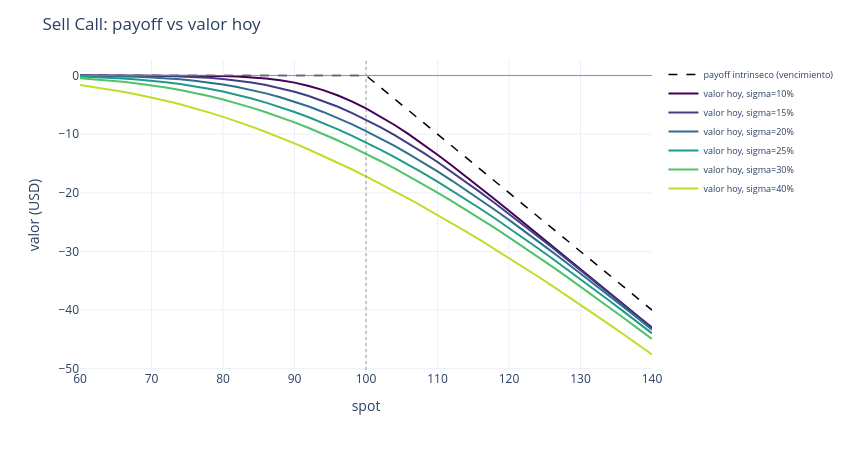
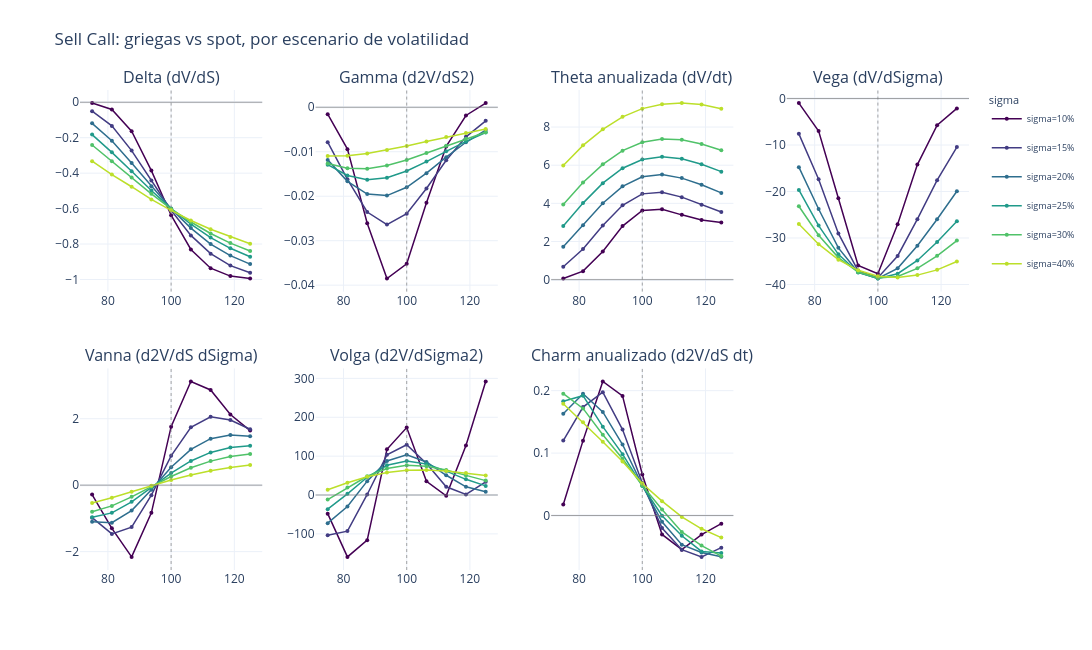

Notebook code cell kept with these figures, in order:
### Markdown cell above
### `sell_call` -- call vendida (C100, x-1)

Espejo exacto de `buy_call` con todos los signos invertidos: perdida potencialmente ilimitada,
delta negativa, gamma y vega negativas (el vendedor SUFRE si sube la vol), pero theta POSITIVA
(cobra por el paso del tiempo, la razon clasica de vender opciones "para generar income"). Vanna
y volga tambien con signo opuesto a `buy_call`.

### Code cell
grids_sell_call = analyze_strategy("sell_call", "Sell Call")

### Figure 1 — Plotly figure (JSON) as saved in the notebook; plotly's stock layout.template omitted (floating-point values rounded to 4 significant figures)
{"data": [{"hovertemplate": "spot=%{x:.1f}<br>payoff=%{y:.2f}<extra>vencimiento</extra>", "line": {"color": "black", "dash": "dash", "width": 1.5}, "mode": "lines", "name": "payoff intrinseco (vencimiento)", "type": "scatter", "x": [60.0, 62.0, 64.0, 66.0, 68.0, 70.0, 72.0, 74.0, 76.0, 78.0, 80.0, 82.0, 84.0, 86.0, 88.0, 90.0, 92.0, 94.0, 96.0, 98.0, 100.0, 102.0, 104.0, 106.0, 108.0, 110.0, 112.0, 114.0, 116.0, 118.0, 120.0, 122.0, 124.0, 126.0, 128.0, 130.0, 132.0, 134.0, 136.0, 138.0, 140.0], "y": [0.0, 0.0, 0.0, 0.0, 0.0, 0.0, 0.0, 0.0, 0.0, 0.0, 0.0, 0.0, 0.0, 0.0, 0.0, 0.0, 0.0, 0.0, 0.0, 0.0, 0.0, -2.0, -4.0, -6.0, -8.0, -10.0, -12.0, -14.0, -16.0, -18.0, -20.0, -22.0, -24.0, -26.0, -28.0, -30.0, -32.0, -34.0, -36.0, -38.0, -40.0]}, {"hovertemplate": "spot=%{x:.1f}<br>valor=%{y:.2f}<extra>sigma=10%</extra>", "line": {"color": "rgb(68, 1, 84)", "width": 2}, "mode": "lines", "name": "valor hoy, sigma=10%", "type": "scatter", "x": [60.0, 62.0, 64.0, 66.0, 68.0, 70.0, 72.0, 74.0, 76.0, 78.0, 80.0, 82.0, 84.0, 86.0, 88.0, 90.0, 92.0, 94.0, 96.0, 98.0, 100.0, 102.0, 104.0, 106.0, 108.0, 110.0, 112.0, 114.0, 116.0, 118.0, 120.0, 122.0, 124.0, 126.0, 128.0, 130.0, 132.0, 134.0, 136.0, 138.0, 140.0], "y": [-0.0, -0.0, -0.0, -0.0, -0.0, -0.0002621, -0.00159, -0.00589, -0.01517, -0.03629, -0.07931, -0.157, -0.2902, -0.4951, -0.7932, -1.214, -1.776, -2.492, -3.37, -4.413, -5.612, -6.96, -8.442, -10.04, -11.74, -13.51, -15.34, -17.23, -19.15, -21.09, -23.06, -25.03, -27.02, -29.01, -31.0, -33.0, -34.99, -36.99, -38.99, -40.99, -42.99]}, {"hovertemplate": "spot=%{x:.1f}<br>valor=%{y:.2f}<extra>sigma=15%</extra>", "line": {"color": "rgb(66, 60, 131)", "width": 2}, "mode": "lines", "name": "valor hoy, sigma=15%", "type": "scatter", "x": [60.0, 62.0, 64.0, 66.0, 68.0, 70.0, 72.0, 74.0, 76.0, 78.0, 80.0, 82.0, 84.0, 86.0, 88.0, 90.0, 92.0, 94.0, 96.0, 98.0, 100.0, 102.0, 104.0, 106.0, 108.0, 110.0, 112.0, 114.0, 116.0, 118.0, 120.0, 122.0, 124.0, 126.0, 128.0, 130.0, 132.0, 134.0, 136.0, 138.0, 140.0], "y": [-0.000538, -0.002047, -0.006302, -0.01361, -0.02722, -0.05204, -0.0942, -0.16, -0.2596, -0.4046, -0.6024, -0.8615, -1.195, -1.618, -2.139, -2.765, -3.496, -4.34, -5.294, -6.358, -7.529, -8.797, -10.16, -11.61, -13.15, -14.76, -16.43, -18.15, -19.92, -21.74, -23.58, -25.46, -27.36, -29.29, -31.22, -33.18, -35.14, -37.11, -39.09, -41.07, -43.06]}, {"hovertemplate": "spot=%{x:.1f}<br>valor=%{y:.2f}<extra>sigma=20%</extra>", "line": {"color": "rgb(46, 110, 142)", "width": 2}, "mode": "lines", "name": "valor hoy, sigma=20%", "type": "scatter", "x": [60.0, 62.0, 64.0, 66.0, 68.0, 70.0, 72.0, 74.0, 76.0, 78.0, 80.0, 82.0, 84.0, 86.0, 88.0, 90.0, 92.0, 94.0, 96.0, 98.0, 100.0, 102.0, 104.0, 106.0, 108.0, 110.0, 112.0, 114.0, 116.0, 118.0, 120.0, 122.0, 124.0, 126.0, 128.0, 130.0, 132.0, 134.0, 136.0, 138.0, 140.0], "y": [-0.0301, -0.05276, -0.08863, -0.1429, -0.2193, -0.3261, -0.4717, -0.6602, -0.8976, -1.188, -1.541, -1.966, -2.466, -3.048, -3.713, -4.462, -5.295, -6.215, -7.216, -8.301, -9.466, -10.71, -12.02, -13.4, -14.84, -16.35, -17.91, -19.52, -21.18, -22.89, -24.62, -26.4, -28.2, -30.02, -31.87, -33.75, -35.64, -37.54, -39.47, -41.4, -43.34]}, {"hovertemplate": "spot=%{x:.1f}<br>valor=%{y:.2f}<extra>sigma=25%</extra>", "line": {"color": "rgb(32, 154, 138)", "width": 2}, "mode": "lines", "name": "valor hoy, sigma=25%", "type": "scatter", "x": [60.0, 62.0, 64.0, 66.0, 68.0, 70.0, 72.0, 74.0, 76.0, 78.0, 80.0, 82.0, 84.0, 86.0, 88.0, 90.0, 92.0, 94.0, 96.0, 98.0, 100.0, 102.0, 104.0, 106.0, 108.0, 110.0, 112.0, 114.0, 116.0, 118.0, 120.0, 122.0, 124.0, 126.0, 128.0, 130.0, 132.0, 134.0, 136.0, 138.0, 140.0], "y": [-0.1704, -0.25, -0.3558, -0.4954, -0.6727, -0.8906, -1.154, -1.463, -1.828, -2.253, -2.742, -3.298, -3.923, -4.619, -5.383, -6.216, -7.12, -8.094, -9.133, -10.24, -11.41, -12.64, -13.93, -15.27, -16.66, -18.11, -19.6, -21.14, -22.72, -24.34, -26.0, -27.69, -29.41, -31.16, -32.93, -34.72, -36.54, -38.37, -40.22, -42.09, -43.97]}, {"hovertemplate": "spot=%{x:.1f}<br>valor=%{y:.2f}<extra>sigma=30%</extra>", "line": {"color": "rgb(80, 194, 105)", "width": 2}, "mode": "lines", "name": "valor hoy, sigma=30%", "type": "scatter", "x": [60.0, 62.0, 64.0, 66.0, 68.0, 70.0, 72.0, 74.0, 76.0, 78.0, 80.0, 82.0, 84.0, 86.0, 88.0, 90.0, 92.0, 94.0, 96.0, 98.0, 100.0, 102.0, 104.0, 106.0, 108.0, 110.0, 112.0, 114.0, 116.0, 118.0, 120.0, 122.0, 124.0, 126.0, 128.0, 130.0, 132.0, 134.0, 136.0, 138.0, 140.0], "y": [-0.4811, -0.6441, -0.8438, -1.082, -1.362, -1.685, -2.057, -2.48, -2.962, -3.5, -4.099, -4.758, -5.479, -6.259, -7.098, -7.995, -8.954, -9.971, -11.04, -12.16, -13.34, -14.57, -15.85, -17.18, -18.55, -19.96, -21.41, -22.9, -24.43, -25.99, -27.59, -29.21, -30.87, -32.55, -34.26, -35.99, -37.74, -39.52, -41.31, -43.11, -44.94]}, {"hovertemplate": "spot=%{x:.1f}<br>valor=%{y:.2f}<extra>sigma=40%</extra>", "line": {"color": "rgb(188, 223, 42)", "width": 2}, "mode": "lines", "name": "valor hoy, sigma=40%", "type": "scatter", "x": [60.0, 62.0, 64.0, 66.0, 68.0, 70.0, 72.0, 74.0, 76.0, 78.0, 80.0, 82.0, 84.0, 86.0, 88.0, 90.0, 92.0, 94.0, 96.0, 98.0, 100.0, 102.0, 104.0, 106.0, 108.0, 110.0, 112.0, 114.0, 116.0, 118.0, 120.0, 122.0, 124.0, 126.0, 128.0, 130.0, 132.0, 134.0, 136.0, 138.0, 140.0], "y": [-1.626, -1.964, -2.34, -2.761, -3.227, -3.741, -4.306, -4.918, -5.581, -6.294, -7.056, -7.867, -8.725, -9.63, -10.58, -11.57, -12.62, -13.7, -14.83, -15.99, -17.19, -18.43, -19.72, -21.03, -22.38, -23.76, -25.17, -26.61, -28.08, -29.58, -31.1, -32.65, -34.23, -35.83, -37.45, -39.09, -40.75, -42.43, -44.12, -45.84, -47.57]}], "layout": {"height": 450, "legend": {"font": {"size": 9}}, "margin": {"r": 20, "t": 60}, "shapes": [{"line": {"color": "gray", "width": 0.8}, "type": "line", "x0": 0, "x1": 1, "xref": "x domain", "y0": 0.0, "y1": 0.0, "yref": "y"}, {"line": {"color": "gray", "dash": "dot", "width": 0.8}, "type": "line", "x0": 100.0, "x1": 100.0, "xref": "x", "y0": 0, "y1": 1, "yref": "y domain"}], "title": {"text": "Sell Call: payoff vs valor hoy"}, "width": 850, "xaxis": {"title": {"text": "spot"}}, "yaxis": {"title": {"text": "valor (USD)"}}}}

### Figure 2 — Plotly figure (JSON) as saved in the notebook; plotly's stock layout.template omitted (floating-point values rounded to 4 significant figures)
{"data": [{"hovertemplate": "spot=%{x:.1f}<br>valor=%{y:.4f}<extra>sigma=10%</extra>", "legendgroup": "vol0", "line": {"color": "rgb(68, 1, 84)", "width": 1.5}, "marker": {"size": 4}, "mode": "lines+markers", "name": "sigma=10%", "showlegend": true, "type": "scatter", "x": [75.0, 81.25, 87.5, 93.75, 100.0, 106.2, 112.5, 118.8, 125.0], "xaxis": "x", "y": [-0.004603, -0.04085, -0.163, -0.3856, -0.6376, -0.8308, -0.9363, -0.981, -0.9947], "yaxis": "y"}, {"hovertemplate": "spot=%{x:.1f}<br>valor=%{y:.4f}<extra>sigma=15%</extra>", "legendgroup": "vol1", "line": {"color": "rgb(66, 60, 131)", "width": 1.5}, "marker": {"size": 4}, "mode": "lines+markers", "name": "sigma=15%", "showlegend": true, "type": "scatter", "x": [75.0, 81.25, 87.5, 93.75, 100.0, 106.2, 112.5, 118.8, 125.0], "xaxis": "x", "y": [-0.05013, -0.1334, -0.2729, -0.441, -0.6095, -0.7515, -0.8543, -0.9217, -0.9624], "yaxis": "y"}, {"hovertemplate": "spot=%{x:.1f}<br>valor=%{y:.4f}<extra>sigma=20%</extra>", "legendgroup": "vol2", "line": {"color": "rgb(46, 110, 142)", "width": 1.5}, "marker": {"size": 4}, "mode": "lines+markers", "name": "sigma=20%", "showlegend": true, "type": "scatter", "x": [75.0, 81.25, 87.5, 93.75, 100.0, 106.2, 112.5, 118.8, 125.0], "xaxis": "x", "y": [-0.1189, -0.2175, -0.3425, -0.4745, -0.6015, -0.7102, -0.8001, -0.8652, -0.9133], "yaxis": "y"}, {"hovertemplate": "spot=%{x:.1f}<br>valor=%{y:.4f}<extra>sigma=25%</extra>", "legendgroup": "vol3", "line": {"color": "rgb(32, 154, 138)", "width": 1.5}, "marker": {"size": 4}, "mode": "lines+markers", "name": "sigma=25%", "showlegend": true, "type": "scatter", "x": [75.0, 81.25, 87.5, 93.75, 100.0, 106.2, 112.5, 118.8, 125.0], "xaxis": "x", "y": [-0.1823, -0.2826, -0.3894, -0.4977, -0.5999, -0.6883, -0.7636, -0.8242, -0.8716], "yaxis": "y"}, {"hovertemplate": "spot=%{x:.1f}<br>valor=%{y:.4f}<extra>sigma=30%</extra>", "legendgroup": "vol4", "line": {"color": "rgb(80, 194, 105)", "width": 1.5}, "marker": {"size": 4}, "mode": "lines+markers", "name": "sigma=30%", "showlegend": true, "type": "scatter", "x": [75.0, 81.25, 87.5, 93.75, 100.0, 106.2, 112.5, 118.8, 125.0], "xaxis": "x", "y": [-0.2411, -0.3334, -0.4248, -0.5168, -0.6021, -0.6756, -0.7405, -0.7949, -0.8397], "yaxis": "y"}, {"hovertemplate": "spot=%{x:.1f}<br>valor=%{y:.4f}<extra>sigma=40%</extra>", "legendgroup": "vol5", "line": {"color": "rgb(188, 223, 42)", "width": 1.5}, "marker": {"size": 4}, "mode": "lines+markers", "name": "sigma=40%", "showlegend": true, "type": "scatter", "x": [75.0, 81.25, 87.5, 93.75, 100.0, 106.2, 112.5, 118.8, 125.0], "xaxis": "x", "y": [-0.3325, -0.4083, -0.4767, -0.5487, -0.6097, -0.6672, -0.7168, -0.7598, -0.7987], "yaxis": "y"}, {"hovertemplate": "spot=%{x:.1f}<br>valor=%{y:.4f}<extra>sigma=10%</extra>", "legendgroup": "vol0", "line": {"color": "rgb(68, 1, 84)", "width": 1.5}, "marker": {"size": 4}, "mode": "lines+markers", "name": "sigma=10%", "showlegend": false, "type": "scatter", "x": [75.0, 81.25, 87.5, 93.75, 100.0, 106.2, 112.5, 118.8, 125.0], "xaxis": "x2", "y": [-0.00156, -0.009418, -0.02606, -0.03851, -0.03519, -0.02147, -0.008796, -0.001846, 0.000941], "yaxis": "y2"}, {"hovertemplate": "spot=%{x:.1f}<br>valor=%{y:.4f}<extra>sigma=15%</extra>", "legendgroup": "vol1", "line": {"color": "rgb(66, 60, 131)", "width": 1.5}, "marker": {"size": 4}, "mode": "lines+markers", "name": "sigma=15%", "showlegend": false, "type": "scatter", "x": [75.0, 81.25, 87.5, 93.75, 100.0, 106.2, 112.5, 118.8, 125.0], "xaxis": "x2", "y": [-0.00785, -0.01619, -0.02355, -0.02638, -0.02394, -0.01825, -0.0119, -0.006643, -0.003048], "yaxis": "y2"}, {"hovertemplate": "spot=%{x:.1f}<br>valor=%{y:.4f}<extra>sigma=20%</extra>", "legendgroup": "vol2", "line": {"color": "rgb(46, 110, 142)", "width": 1.5}, "marker": {"size": 4}, "mode": "lines+markers", "name": "sigma=20%", "showlegend": false, "type": "scatter", "x": [75.0, 81.25, 87.5, 93.75, 100.0, 106.2, 112.5, 118.8, 125.0], "xaxis": "x2", "y": [-0.01183, -0.01666, -0.01952, -0.01986, -0.01799, -0.01481, -0.01122, -0.007871, -0.005116], "yaxis": "y2"}, {"hovertemplate": "spot=%{x:.1f}<br>valor=%{y:.4f}<extra>sigma=25%</extra>", "legendgroup": "vol3", "line": {"color": "rgb(32, 154, 138)", "width": 1.5}, "marker": {"size": 4}, "mode": "lines+markers", "name": "sigma=25%", "showlegend": false, "type": "scatter", "x": [75.0, 81.25, 87.5, 93.75, 100.0, 106.2, 112.5, 118.8, 125.0], "xaxis": "x2", "y": [-0.0129, -0.01533, -0.01627, -0.01583, -0.01433, -0.01222, -0.009903, -0.00767, -0.005693], "yaxis": "y2"}, {"hovertemplate": "spot=%{x:.1f}<br>valor=%{y:.4f}<extra>sigma=30%</extra>", "legendgroup": "vol4", "line": {"color": "rgb(80, 194, 105)", "width": 1.5}, "marker": {"size": 4}, "mode": "lines+markers", "name": "sigma=30%", "showlegend": false, "type": "scatter", "x": [75.0, 81.25, 87.5, 93.75, 100.0, 106.2, 112.5, 118.8, 125.0], "xaxis": "x2", "y": [-0.01264, -0.01371, -0.0138, -0.0131, -0.01186, -0.0103, -0.008657, -0.007064, -0.005611], "yaxis": "y2"}, {"hovertemplate": "spot=%{x:.1f}<br>valor=%{y:.4f}<extra>sigma=40%</extra>", "legendgroup": "vol5", "line": {"color": "rgb(188, 223, 42)", "width": 1.5}, "marker": {"size": 4}, "mode": "lines+markers", "name": "sigma=40%", "showlegend": false, "type": "scatter", "x": [75.0, 81.25, 87.5, 93.75, 100.0, 106.2, 112.5, 118.8, 125.0], "xaxis": "x2", "y": [-0.01099, -0.01088, -0.01039, -0.009628, -0.008704, -0.007708, -0.006712, -0.005762, -0.004884], "yaxis": "y2"}, {"hovertemplate": "spot=%{x:.1f}<br>valor=%{y:.4f}<extra>sigma=10%</extra>", "legendgroup": "vol0", "line": {"color": "rgb(68, 1, 84)", "width": 1.5}, "marker": {"size": 4}, "mode": "lines+markers", "name": "sigma=10%", "showlegend": false, "type": "scatter", "x": [75.0, 81.25, 87.5, 93.75, 100.0, 106.2, 112.5, 118.8, 125.0], "xaxis": "x3", "y": [0.05853, 0.4449, 1.478, 2.809, 3.631, 3.694, 3.397, 3.127, 2.996], "yaxis": "y3"}, {"hovertemplate": "spot=%{x:.1f}<br>valor=%{y:.4f}<extra>sigma=15%</extra>", "legendgroup": "vol1", "line": {"color": "rgb(66, 60, 131)", "width": 1.5}, "marker": {"size": 4}, "mode": "lines+markers", "name": "sigma=15%", "showlegend": false, "type": "scatter", "x": [75.0, 81.25, 87.5, 93.75, 100.0, 106.2, 112.5, 118.8, 125.0], "xaxis": "x3", "y": [0.6741, 1.604, 2.834, 3.895, 4.497, 4.584, 4.326, 3.928, 3.544], "yaxis": "y3"}, {"hovertemplate": "spot=%{x:.1f}<br>valor=%{y:.4f}<extra>sigma=20%</extra>", "legendgroup": "vol2", "line": {"color": "rgb(46, 110, 142)", "width": 1.5}, "marker": {"size": 4}, "mode": "lines+markers", "name": "sigma=20%", "showlegend": false, "type": "scatter", "x": [75.0, 81.25, 87.5, 93.75, 100.0, 106.2, 112.5, 118.8, 125.0], "xaxis": "x3", "y": [1.719, 2.853, 4.005, 4.891, 5.396, 5.513, 5.322, 4.974, 4.547], "yaxis": "y3"}, {"hovertemplate": "spot=%{x:.1f}<br>valor=%{y:.4f}<extra>sigma=25%</extra>", "legendgroup": "vol3", "line": {"color": "rgb(32, 154, 138)", "width": 1.5}, "marker": {"size": 4}, "mode": "lines+markers", "name": "sigma=25%", "showlegend": false, "type": "scatter", "x": [75.0, 81.25, 87.5, 93.75, 100.0, 106.2, 112.5, 118.8, 125.0], "xaxis": "x3", "y": [2.818, 4.013, 5.059, 5.841, 6.3, 6.447, 6.335, 6.049, 5.662], "yaxis": "y3"}, {"hovertemplate": "spot=%{x:.1f}<br>valor=%{y:.4f}<extra>sigma=30%</extra>", "legendgroup": "vol4", "line": {"color": "rgb(80, 194, 105)", "width": 1.5}, "marker": {"size": 4}, "mode": "lines+markers", "name": "sigma=30%", "showlegend": false, "type": "scatter", "x": [75.0, 81.25, 87.5, 93.75, 100.0, 106.2, 112.5, 118.8, 125.0], "xaxis": "x3", "y": [3.936, 5.089, 6.044, 6.763, 7.199, 7.379, 7.331, 7.115, 6.787], "yaxis": "y3"}, {"hovertemplate": "spot=%{x:.1f}<br>valor=%{y:.4f}<extra>sigma=40%</extra>", "legendgroup": "vol5", "line": {"color": "rgb(188, 223, 42)", "width": 1.5}, "marker": {"size": 4}, "mode": "lines+markers", "name": "sigma=40%", "showlegend": false, "type": "scatter", "x": [75.0, 81.25, 87.5, 93.75, 100.0, 106.2, 112.5, 118.8, 125.0], "xaxis": "x3", "y": [5.986, 7.04, 7.879, 8.534, 8.965, 9.196, 9.257, 9.18, 8.962], "yaxis": "y3"}, {"hovertemplate": "spot=%{x:.1f}<br>valor=%{y:.4f}<extra>sigma=10%</extra>", "legendgroup": "vol0", "line": {"color": "rgb(68, 1, 84)", "width": 1.5}, "marker": {"size": 4}, "mode": "lines+markers", "name": "sigma=10%", "showlegend": false, "type": "scatter", "x": [75.0, 81.25, 87.5, 93.75, 100.0, 106.2, 112.5, 118.8, 125.0], "xaxis": "x4", "y": [-0.9787, -6.987, -21.44, -35.93, -37.7, -27.04, -14.21, -5.724, -2.129], "yaxis": "y4"}, {"hovertemplate": "spot=%{x:.1f}<br>valor=%{y:.4f}<extra>sigma=15%</extra>", "legendgroup": "vol1", "line": {"color": "rgb(66, 60, 131)", "width": 1.5}, "marker": {"size": 4}, "mode": "lines+markers", "name": "sigma=15%", "showlegend": false, "type": "scatter", "x": [75.0, 81.25, 87.5, 93.75, 100.0, 106.2, 112.5, 118.8, 125.0], "xaxis": "x4", "y": [-7.603, -17.37, -29.03, -37.06, -38.55, -33.87, -25.94, -17.56, -10.45], "yaxis": "y4"}, {"hovertemplate": "spot=%{x:.1f}<br>valor=%{y:.4f}<extra>sigma=20%</extra>", "legendgroup": "vol2", "line": {"color": "rgb(46, 110, 142)", "width": 1.5}, "marker": {"size": 4}, "mode": "lines+markers", "name": "sigma=20%", "showlegend": false, "type": "scatter", "x": [75.0, 81.25, 87.5, 93.75, 100.0, 106.2, 112.5, 118.8, 125.0], "xaxis": "x4", "y": [-14.76, -23.76, -32.12, -37.37, -38.72, -36.53, -31.68, -25.96, -19.94], "yaxis": "y4"}, {"hovertemplate": "spot=%{x:.1f}<br>valor=%{y:.4f}<extra>sigma=25%</extra>", "legendgroup": "vol3", "line": {"color": "rgb(32, 154, 138)", "width": 1.5}, "marker": {"size": 4}, "mode": "lines+markers", "name": "sigma=25%", "showlegend": false, "type": "scatter", "x": [75.0, 81.25, 87.5, 93.75, 100.0, 106.2, 112.5, 118.8, 125.0], "xaxis": "x4", "y": [-19.66, -27.33, -33.52, -37.41, -38.71, -37.69, -34.83, -30.86, -26.4], "yaxis": "y4"}, {"hovertemplate": "spot=%{x:.1f}<br>valor=%{y:.4f}<extra>sigma=30%</extra>", "legendgroup": "vol4", "line": {"color": "rgb(80, 194, 105)", "width": 1.5}, "marker": {"size": 4}, "mode": "lines+markers", "name": "sigma=30%", "showlegend": false, "type": "scatter", "x": [75.0, 81.25, 87.5, 93.75, 100.0, 106.2, 112.5, 118.8, 125.0], "xaxis": "x4", "y": [-23.17, -29.4, -34.22, -37.33, -38.58, -38.27, -36.53, -33.85, -30.57], "yaxis": "y4"}, {"hovertemplate": "spot=%{x:.1f}<br>valor=%{y:.4f}<extra>sigma=40%</extra>", "legendgroup": "vol5", "line": {"color": "rgb(188, 223, 42)", "width": 1.5}, "marker": {"size": 4}, "mode": "lines+markers", "name": "sigma=40%", "showlegend": false, "type": "scatter", "x": [75.0, 81.25, 87.5, 93.75, 100.0, 106.2, 112.5, 118.8, 125.0], "xaxis": "x4", "y": [-26.98, -31.34, -34.67, -36.96, -38.23, -38.49, -37.98, -36.85, -35.06], "yaxis": "y4"}, {"hovertemplate": "spot=%{x:.1f}<br>valor=%{y:.4f}<extra>sigma=10%</extra>", "legendgroup": "vol0", "line": {"color": "rgb(68, 1, 84)", "width": 1.5}, "marker": {"size": 4}, "mode": "lines+markers", "name": "sigma=10%", "showlegend": false, "type": "scatter", "x": [75.0, 81.25, 87.5, 93.75, 100.0, 106.2, 112.5, 118.8, 125.0], "xaxis": "x5", "y": [-0.2843, -1.299, -2.159, -0.8326, 1.761, 3.12, 2.865, 2.125, 1.643], "yaxis": "y5"}, {"hovertemplate": "spot=%{x:.1f}<br>valor=%{y:.4f}<extra>sigma=15%</extra>", "legendgroup": "vol1", "line": {"color": "rgb(66, 60, 131)", "width": 1.5}, "marker": {"size": 4}, "mode": "lines+markers", "name": "sigma=15%", "showlegend": false, "type": "scatter", "x": [75.0, 81.25, 87.5, 93.75, 100.0, 106.2, 112.5, 118.8, 125.0], "xaxis": "x5", "y": [-0.977, -1.466, -1.262, -0.3023, 0.8834, 1.74, 2.057, 1.962, 1.683], "yaxis": "y5"}, {"hovertemplate": "spot=%{x:.1f}<br>valor=%{y:.4f}<extra>sigma=20%</extra>", "legendgroup": "vol2", "line": {"color": "rgb(46, 110, 142)", "width": 1.5}, "marker": {"size": 4}, "mode": "lines+markers", "name": "sigma=20%", "showlegend": false, "type": "scatter", "x": [75.0, 81.25, 87.5, 93.75, 100.0, 106.2, 112.5, 118.8, 125.0], "xaxis": "x5", "y": [-1.099, -1.131, -0.7645, -0.1365, 0.5379, 1.078, 1.4, 1.511, 1.473], "yaxis": "y5"}, {"hovertemplate": "spot=%{x:.1f}<br>valor=%{y:.4f}<extra>sigma=25%</extra>", "legendgroup": "vol3", "line": {"color": "rgb(32, 154, 138)", "width": 1.5}, "marker": {"size": 4}, "mode": "lines+markers", "name": "sigma=25%", "showlegend": false, "type": "scatter", "x": [75.0, 81.25, 87.5, 93.75, 100.0, 106.2, 112.5, 118.8, 125.0], "xaxis": "x5", "y": [-0.9662, -0.8336, -0.5017, -0.07096, 0.3635, 0.728, 0.9858, 1.132, 1.185], "yaxis": "y5"}, {"hovertemplate": "spot=%{x:.1f}<br>valor=%{y:.4f}<extra>sigma=30%</extra>", "legendgroup": "vol4", "line": {"color": "rgb(80, 194, 105)", "width": 1.5}, "marker": {"size": 4}, "mode": "lines+markers", "name": "sigma=30%", "showlegend": false, "type": "scatter", "x": [75.0, 81.25, 87.5, 93.75, 100.0, 106.2, 112.5, 118.8, 125.0], "xaxis": "x5", "y": [-0.7976, -0.6241, -0.3523, -0.0412, 0.2621, 0.5229, 0.7237, 0.8604, 0.9386], "yaxis": "y5"}, {"hovertemplate": "spot=%{x:.1f}<br>valor=%{y:.4f}<extra>sigma=40%</extra>", "legendgroup": "vol5", "line": {"color": "rgb(188, 223, 42)", "width": 1.5}, "marker": {"size": 4}, "mode": "lines+markers", "name": "sigma=40%", "showlegend": false, "type": "scatter", "x": [75.0, 81.25, 87.5, 93.75, 100.0, 106.2, 112.5, 118.8, 125.0], "xaxis": "x5", "y": [-0.5337, -0.3795, -0.2006, -0.01793, 0.1544, 0.3061, 0.4324, 0.5321, 0.6061], "yaxis": "y5"}, {"hovertemplate": "spot=%{x:.1f}<br>valor=%{y:.4f}<extra>sigma=10%</extra>", "legendgroup": "vol0", "line": {"color": "rgb(68, 1, 84)", "width": 1.5}, "marker": {"size": 4}, "mode": "lines+markers", "name": "sigma=10%", "showlegend": false, "type": "scatter", "x": [75.0, 81.25, 87.5, 93.75, 100.0, 106.2, 112.5, 118.8, 125.0], "xaxis": "x6", "y": [-47.94, -159.2, -116.0, 117.6, 173.5, 35.27, -1.898, 127.6, 292.0], "yaxis": "y6"}, {"hovertemplate": "spot=%{x:.1f}<br>valor=%{y:.4f}<extra>sigma=15%</extra>", "legendgroup": "vol1", "line": {"color": "rgb(66, 60, 131)", "width": 1.5}, "marker": {"size": 4}, "mode": "lines+markers", "name": "sigma=15%", "showlegend": false, "type": "scatter", "x": [75.0, 81.25, 87.5, 93.75, 100.0, 106.2, 112.5, 118.8, 125.0], "xaxis": "x6", "y": [-103.6, -92.87, 1.409, 103.4, 129.3, 81.31, 21.22, 1.429, 33.85], "yaxis": "y6"}, {"hovertemplate": "spot=%{x:.1f}<br>valor=%{y:.4f}<extra>sigma=20%</extra>", "legendgroup": "vol2", "line": {"color": "rgb(46, 110, 142)", "width": 1.5}, "marker": {"size": 4}, "mode": "lines+markers", "name": "sigma=20%", "showlegend": false, "type": "scatter", "x": [75.0, 81.25, 87.5, 93.75, 100.0, 106.2, 112.5, 118.8, 125.0], "xaxis": "x6", "y": [-72.42, -29.6, 35.7, 87.7, 103.4, 85.02, 50.81, 21.09, 8.624], "yaxis": "y6"}, {"hovertemplate": "spot=%{x:.1f}<br>valor=%{y:.4f}<extra>sigma=25%</extra>", "legendgroup": "vol3", "line": {"color": "rgb(32, 154, 138)", "width": 1.5}, "marker": {"size": 4}, "mode": "lines+markers", "name": "sigma=25%", "showlegend": false, "type": "scatter", "x": [75.0, 81.25, 87.5, 93.75, 100.0, 106.2, 112.5, 118.8, 125.0], "xaxis": "x6", "y": [-36.39, 3.106, 45.68, 76.33, 87.32, 80.0, 61.55, 40.37, 23.46], "yaxis": "y6"}, {"hovertemplate": "spot=%{x:.1f}<br>valor=%{y:.4f}<extra>sigma=30%</extra>", "legendgroup": "vol4", "line": {"color": "rgb(80, 194, 105)", "width": 1.5}, "marker": {"size": 4}, "mode": "lines+markers", "name": "sigma=30%", "showlegend": false, "type": "scatter", "x": [75.0, 81.25, 87.5, 93.75, 100.0, 106.2, 112.5, 118.8, 125.0], "xaxis": "x6", "y": [-11.74, 19.26, 48.11, 68.21, 76.61, 74.07, 64.07, 50.48, 37.0], "yaxis": "y6"}, {"hovertemplate": "spot=%{x:.1f}<br>valor=%{y:.4f}<extra>sigma=40%</extra>", "legendgroup": "vol5", "line": {"color": "rgb(188, 223, 42)", "width": 1.5}, "marker": {"size": 4}, "mode": "lines+markers", "name": "sigma=40%", "showlegend": false, "type": "scatter", "x": [75.0, 81.25, 87.5, 93.75, 100.0, 106.2, 112.5, 118.8, 125.0], "xaxis": "x6", "y": [13.41, 31.73, 47.11, 57.92, 63.65, 64.63, 61.94, 56.79, 50.35], "yaxis": "y6"}, {"hovertemplate": "spot=%{x:.1f}<br>valor=%{y:.4f}<extra>sigma=10%</extra>", "legendgroup": "vol0", "line": {"color": "rgb(68, 1, 84)", "width": 1.5}, "marker": {"size": 4}, "mode": "lines+markers", "name": "sigma=10%", "showlegend": false, "type": "scatter", "x": [75.0, 81.25, 87.5, 93.75, 100.0, 106.2, 112.5, 118.8, 125.0], "xaxis": "x7", "y": [0.01751, 0.1199, 0.2147, 0.1916, 0.06577, -0.03034, -0.05469, -0.0305, -0.01305], "yaxis": "y7"}, {"hovertemplate": "spot=%{x:.1f}<br>valor=%{y:.4f}<extra>sigma=15%</extra>", "legendgroup": "vol1", "line": {"color": "rgb(66, 60, 131)", "width": 1.5}, "marker": {"size": 4}, "mode": "lines+markers", "name": "sigma=15%", "showlegend": false, "type": "scatter", "x": [75.0, 81.25, 87.5, 93.75, 100.0, 106.2, 112.5, 118.8, 125.0], "xaxis": "x7", "y": [0.12, 0.1737, 0.1975, 0.1377, 0.05194, -0.02009, -0.05477, -0.06636, -0.05155], "yaxis": "y7"}, {"hovertemplate": "spot=%{x:.1f}<br>valor=%{y:.4f}<extra>sigma=20%</extra>", "legendgroup": "vol2", "line": {"color": "rgb(46, 110, 142)", "width": 1.5}, "marker": {"size": 4}, "mode": "lines+markers", "name": "sigma=20%", "showlegend": false, "type": "scatter", "x": [75.0, 81.25, 87.5, 93.75, 100.0, 106.2, 112.5, 118.8, 125.0], "xaxis": "x7", "y": [0.1632, 0.195, 0.1658, 0.1137, 0.04823, -0.01006, -0.0467, -0.05936, -0.06613], "yaxis": "y7"}, {"hovertemplate": "spot=%{x:.1f}<br>valor=%{y:.4f}<extra>sigma=25%</extra>", "legendgroup": "vol3", "line": {"color": "rgb(32, 154, 138)", "width": 1.5}, "marker": {"size": 4}, "mode": "lines+markers", "name": "sigma=25%", "showlegend": false, "type": "scatter", "x": [75.0, 81.25, 87.5, 93.75, 100.0, 106.2, 112.5, 118.8, 125.0], "xaxis": "x7", "y": [0.1832, 0.192, 0.1423, 0.09823, 0.04743, -0.0002846, -0.03243, -0.05757, -0.06013], "yaxis": "y7"}, {"hovertemplate": "spot=%{x:.1f}<br>valor=%{y:.4f}<extra>sigma=30%</extra>", "legendgroup": "vol4", "line": {"color": "rgb(80, 194, 105)", "width": 1.5}, "marker": {"size": 4}, "mode": "lines+markers", "name": "sigma=30%", "showlegend": false, "type": "scatter", "x": [75.0, 81.25, 87.5, 93.75, 100.0, 106.2, 112.5, 118.8, 125.0], "xaxis": "x7", "y": [0.1952, 0.1715, 0.1294, 0.09102, 0.04812, 0.009442, -0.02636, -0.04826, -0.065], "yaxis": "y7"}, {"hovertemplate": "spot=%{x:.1f}<br>valor=%{y:.4f}<extra>sigma=40%</extra>", "legendgroup": "vol5", "line": {"color": "rgb(188, 223, 42)", "width": 1.5}, "marker": {"size": 4}, "mode": "lines+markers", "name": "sigma=40%", "showlegend": false, "type": "scatter", "x": [75.0, 81.25, 87.5, 93.75, 100.0, 106.2, 112.5, 118.8, 125.0], "xaxis": "x7", "y": [0.1791, 0.1493, 0.1181, 0.08646, 0.0513, 0.02296, -0.002217, -0.02133, -0.03538], "yaxis": "y7"}], "layout": {"annotations": [{"font": {"size": 16}, "showarrow": false, "text": "Delta (dV/dS)", "x": 0.1025, "xanchor": "center", "xref": "paper", "y": 1.0, "yanchor": "bottom", "yref": "paper"}, {"font": {"size": 16}, "showarrow": false, "text": "Gamma (d2V/dS2)", "x": 0.3675, "xanchor": "center", "xref": "paper", "y": 1.0, "yanchor": "bottom", "yref": "paper"}, {"font": {"size": 16}, "showarrow": false, "text": "Theta anualizada (dV/dt)", "x": 0.6325, "xanchor": "center", "xref": "paper", "y": 1.0, "yanchor": "bottom", "yref": "paper"}, {"font": {"size": 16}, "showarrow": false, "text": "Vega (dV/dSigma)", "x": 0.8975, "xanchor": "center", "xref": "paper", "y": 1.0, "yanchor": "bottom", "yref": "paper"}, {"font": {"size": 16}, "showarrow": false, "text": "Vanna (d2V/dS dSigma)", "x": 0.1025, "xanchor": "center", "xref": "paper", "y": 0.42, "yanchor": "bottom", "yref": "paper"}, {"font": {"size": 16}, "showarrow": false, "text": "Volga (d2V/dSigma2)", "x": 0.3675, "xanchor": "center", "xref": "paper", "y": 0.42, "yanchor": "bottom", "yref": "paper"}, {"font": {"size": 16}, "showarrow": false, "text": "Charm anualizado (d2V/dS dt)", "x": 0.6325, "xanchor": "center", "xref": "paper", "y": 0.42, "yanchor": "bottom", "yref": "paper"}], "height": 650, "legend": {"font": {"size": 9}, "title": {"text": "sigma"}}, "margin": {"r": 20, "t": 90}, "shapes": [{"line": {"color": "gray", "width": 0.7}, "type": "line", "x0": 0, "x1": 1, "xref": "x domain", "y0": 0.0, "y1": 0.0, "yref": "y"}, {"line": {"color": "gray", "dash": "dot", "width": 0.7}, "type": "line", "x0": 100.0, "x1": 100.0, "xref": "x", "y0": 0, "y1": 1, "yref": "y domain"}, {"line": {"color": "gray", "width": 0.7}, "type": "line", "x0": 0, "x1": 1, "xref": "x2 domain", "y0": 0.0, "y1": 0.0, "yref": "y2"}, {"line": {"color": "gray", "dash": "dot", "width": 0.7}, "type": "line", "x0": 100.0, "x1": 100.0, "xref": "x2", "y0": 0, "y1": 1, "yref": "y2 domain"}, {"line": {"color": "gray", "width": 0.7}, "type": "line", "x0": 0, "x1": 1, "xref": "x3 domain", "y0": 0.0, "y1": 0.0, "yref": "y3"}, {"line": {"color": "gray", "dash": "dot", "width": 0.7}, "type": "line", "x0": 100.0, "x1": 100.0, "xref": "x3", "y0": 0, "y1": 1, "yref": "y3 domain"}, {"line": {"color": "gray", "width": 0.7}, "type": "line", "x0": 0, "x1": 1, "xref": "x4 domain", "y0": 0.0, "y1": 0.0, "yref": "y4"}, {"line": {"color": "gray", "dash": "dot", "width": 0.7}, "type": "line", "x0": 100.0, "x1": 100.0, "xref": "x4", "y0": 0, "y1": 1, "yref": "y4 domain"}, {"line": {"color": "gray", "width": 0.7}, "type": "line", "x0": 0, "x1": 1, "xref": "x5 domain", "y0": 0.0, "y1": 0.0, "yref": "y5"}, {"line": {"color": "gray", "dash": "dot", "width": 0.7}, "type": "line", "x0": 100.0, "x1": 100.0, "xref": "x5", "y0": 0, "y1": 1, "yref": "y5 domain"}, {"line": {"color": "gray", "width": 0.7}, "type": "line", "x0": 0, "x1": 1, "xref": "x6 domain", "y0": 0.0, "y1": 0.0, "yref": "y6"}, {"line": {"color": "gray", "dash": "dot", "width": 0.7}, "type": "line", "x0": 100.0, "x1": 100.0, "xref": "x6", "y0": 0, "y1": 1, "yref": "y6 domain"}, {"line": {"color": "gray", "width": 0.7}, "type": "line", "x0": 0, "x1": 1, "xref": "x7 domain", "y0": 0.0, "y1": 0.0, "yref": "y7"}, {"line": {"color": "gray", "dash": "dot", "width": 0.7}, "type": "line", "x0": 100.0, "x1": 100.0, "xref": "x7", "y0": 0, "y1": 1, "yref": "y7 domain"}], "title": {"text": "Sell Call: griegas vs spot, por escenario de volatilidad"}, "width": 1450, "xaxis": {"anchor": "y", "domain": [0.0, 0.205]}, "xaxis2": {"anchor": "y2", "domain": [0.265, 0.47]}, "xaxis3": {"anchor": "y3", "domain": [0.53, 0.735]}, "xaxis4": {"anchor": "y4", "domain": [0.795, 1.0]}, "xaxis5": {"anchor": "y5", "domain": [0.0, 0.205]}, "xaxis6": {"anchor": "y6", "domain": [0.265, 0.47]}, "xaxis7": {"anchor": "y7", "domain": [0.53, 0.735]}, "xaxis8": {"anchor": "y8", "domain": [0.795, 1.0]}, "yaxis": {"anchor": "x", "domain": [0.58, 1.0]}, "yaxis2": {"anchor": "x2", "domain": [0.58, 1.0]}, "yaxis3": {"anchor": "x3", "domain": [0.58, 1.0]}, "yaxis4": {"anchor": "x4", "domain": [0.58, 1.0]}, "yaxis5": {"anchor": "x5", "domain": [0.0, 0.42]}, "yaxis6": {"anchor": "x6", "domain": [0.0, 0.42]}, "yaxis7": {"anchor": "x7", "domain": [0.0, 0.42]}, "yaxis8": {"anchor": "x8", "domain": [0.0, 0.42]}}}
